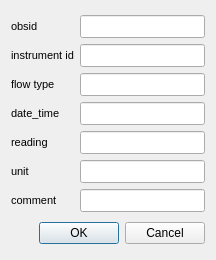
<?xml version="1.0" encoding="UTF-8"?>
<ui version="4.0">
 <class>Dialog</class>
 <widget class="QDialog" name="dialog">
  <property name="geometry">
   <rect>
    <x>0</x>
    <y>0</y>
    <width>216</width>
    <height>260</height>
   </rect>
  </property>
  <property name="windowTitle">
   <string>Dialog</string>
  </property>
  <layout class="QGridLayout" name="grid_layout_2">
   <item row="0" column="0">
    <layout class="QGridLayout" name="grid_layout">
     <item row="0" column="0">
      <widget class="QLabel" name="label">
       <property name="sizePolicy">
        <sizepolicy hsizetype="Preferred" vsizetype="Fixed">
         <horstretch>0</horstretch>
         <verstretch>0</verstretch>
        </sizepolicy>
       </property>
       <property name="minimumSize">
        <size>
         <width>0</width>
         <height>0</height>
        </size>
       </property>
       <property name="maximumSize">
        <size>
         <width>16777215</width>
         <height>16777215</height>
        </size>
       </property>
       <property name="font">
        <font>
         <family>Arial</family>
         <pointsize>8</pointsize>
        </font>
       </property>
       <property name="text">
        <string>obsid</string>
       </property>
       <property name="alignment">
        <set>Qt::AlignLeading|Qt::AlignLeft|Qt::AlignVCenter</set>
       </property>
      </widget>
     </item>
     <item row="0" column="1">
      <widget class="QLineEdit" name="obsid">
       <property name="sizePolicy">
        <sizepolicy hsizetype="Expanding" vsizetype="Fixed">
         <horstretch>0</horstretch>
         <verstretch>0</verstretch>
        </sizepolicy>
       </property>
       <property name="minimumSize">
        <size>
         <width>0</width>
         <height>0</height>
        </size>
       </property>
       <property name="maximumSize">
        <size>
         <width>16777215</width>
         <height>16777215</height>
        </size>
       </property>
       <property name="font">
        <font>
         <family>Arial</family>
         <pointsize>10</pointsize>
        </font>
       </property>
       <property name="toolTip">
        <string>&lt;!DOCTYPE HTML PUBLIC &quot;-//W3C//DTD HTML 4.0//EN&quot; &quot;http://www.w3.org/TR/REC-html40/strict.dtd&quot;&gt;
&lt;html&gt;&lt;head&gt;&lt;meta name=&quot;qrichtext&quot; content=&quot;1&quot; /&gt;&lt;style type=&quot;text/css&quot;&gt;
p, li { white-space: pre-wrap; }
&lt;/style&gt;&lt;/head&gt;&lt;body style=&quot; font-family:'MS Shell Dlg 2'; font-size:8.25pt; font-weight:400; font-style:normal;&quot;&gt;
&lt;p style=&quot; margin-top:0px; margin-bottom:0px; margin-left:0px; margin-right:0px; -qt-block-indent:0; text-indent:0px;&quot;&gt;&lt;span style=&quot; font-size:8pt;&quot;&gt;must exit in obs_points.obsid&lt;/span&gt;&lt;/p&gt;&lt;/body&gt;&lt;/html&gt;</string>
       </property>
      </widget>
     </item>
     <item row="1" column="0">
      <widget class="QLabel" name="label_5">
       <property name="sizePolicy">
        <sizepolicy hsizetype="Preferred" vsizetype="Fixed">
         <horstretch>0</horstretch>
         <verstretch>0</verstretch>
        </sizepolicy>
       </property>
       <property name="minimumSize">
        <size>
         <width>0</width>
         <height>0</height>
        </size>
       </property>
       <property name="maximumSize">
        <size>
         <width>16777215</width>
         <height>16777215</height>
        </size>
       </property>
       <property name="font">
        <font>
         <family>Arial</family>
         <pointsize>8</pointsize>
        </font>
       </property>
       <property name="text">
        <string>instrument id</string>
       </property>
       <property name="alignment">
        <set>Qt::AlignLeading|Qt::AlignLeft|Qt::AlignVCenter</set>
       </property>
      </widget>
     </item>
     <item row="1" column="1">
      <widget class="QLineEdit" name="instrumentid">
       <property name="sizePolicy">
        <sizepolicy hsizetype="Expanding" vsizetype="Fixed">
         <horstretch>0</horstretch>
         <verstretch>0</verstretch>
        </sizepolicy>
       </property>
       <property name="minimumSize">
        <size>
         <width>0</width>
         <height>0</height>
        </size>
       </property>
       <property name="maximumSize">
        <size>
         <width>16777215</width>
         <height>16777215</height>
        </size>
       </property>
       <property name="font">
        <font>
         <family>Arial</family>
         <pointsize>10</pointsize>
        </font>
       </property>
       <property name="toolTip">
        <string>&lt;!DOCTYPE HTML PUBLIC &quot;-//W3C//DTD HTML 4.0//EN&quot; &quot;http://www.w3.org/TR/REC-html40/strict.dtd&quot;&gt;
&lt;html&gt;&lt;head&gt;&lt;meta name=&quot;qrichtext&quot; content=&quot;1&quot; /&gt;&lt;style type=&quot;text/css&quot;&gt;
p, li { white-space: pre-wrap; }
&lt;/style&gt;&lt;/head&gt;&lt;body style=&quot; font-family:'MS Shell Dlg 2'; font-size:8.25pt; font-weight:400; font-style:normal;&quot;&gt;
&lt;p style=&quot; margin-top:0px; margin-bottom:0px; margin-left:0px; margin-right:0px; -qt-block-indent:0; text-indent:0px;&quot;&gt;&lt;span style=&quot; font-family:'Arial,sans-serif'; color:#000000; background-color:#ffffff;&quot;&gt;Instrument Id, may use several flowmeters at same borehole&lt;/span&gt;&lt;/p&gt;&lt;/body&gt;&lt;/html&gt;</string>
       </property>
      </widget>
     </item>
     <item row="2" column="0">
      <widget class="QLabel" name="label_7">
       <property name="sizePolicy">
        <sizepolicy hsizetype="Preferred" vsizetype="Fixed">
         <horstretch>0</horstretch>
         <verstretch>0</verstretch>
        </sizepolicy>
       </property>
       <property name="minimumSize">
        <size>
         <width>0</width>
         <height>0</height>
        </size>
       </property>
       <property name="maximumSize">
        <size>
         <width>16777215</width>
         <height>16777215</height>
        </size>
       </property>
       <property name="font">
        <font>
         <family>Arial</family>
         <pointsize>8</pointsize>
        </font>
       </property>
       <property name="text">
        <string>flow type</string>
       </property>
       <property name="alignment">
        <set>Qt::AlignLeading|Qt::AlignLeft|Qt::AlignVCenter</set>
       </property>
      </widget>
     </item>
     <item row="2" column="1">
      <widget class="QLineEdit" name="flowtype">
       <property name="sizePolicy">
        <sizepolicy hsizetype="Expanding" vsizetype="Fixed">
         <horstretch>0</horstretch>
         <verstretch>0</verstretch>
        </sizepolicy>
       </property>
       <property name="minimumSize">
        <size>
         <width>0</width>
         <height>0</height>
        </size>
       </property>
       <property name="maximumSize">
        <size>
         <width>16777215</width>
         <height>16777215</height>
        </size>
       </property>
       <property name="font">
        <font>
         <family>Arial</family>
         <pointsize>10</pointsize>
        </font>
       </property>
       <property name="toolTip">
        <string>&lt;!DOCTYPE HTML PUBLIC &quot;-//W3C//DTD HTML 4.0//EN&quot; &quot;http://www.w3.org/TR/REC-html40/strict.dtd&quot;&gt;
&lt;html&gt;&lt;head&gt;&lt;meta name=&quot;qrichtext&quot; content=&quot;1&quot; /&gt;&lt;style type=&quot;text/css&quot;&gt;
p, li { white-space: pre-wrap; }
&lt;/style&gt;&lt;/head&gt;&lt;body style=&quot; font-family:'MS Shell Dlg 2'; font-size:8.25pt; font-weight:400; font-style:normal;&quot;&gt;
&lt;p style=&quot; margin-top:0px; margin-bottom:0px; margin-left:0px; margin-right:0px; -qt-block-indent:0; text-indent:0px;&quot;&gt;&lt;span style=&quot; font-family:'Arial,sans-serif'; color:#000000; background-color:#ffffff;&quot;&gt;Flowtype must correspond to type in zz_flowtype&lt;/span&gt;&lt;span style=&quot; font-size:8pt;&quot;&gt;.&lt;/span&gt;&lt;/p&gt;
&lt;p style=&quot; margin-top:0px; margin-bottom:0px; margin-left:0px; margin-right:0px; -qt-block-indent:0; text-indent:0px;&quot;&gt;&lt;span style=&quot; font-size:8pt;&quot;&gt;Normally:&lt;/span&gt;&lt;/p&gt;
&lt;p style=&quot; margin-top:0px; margin-bottom:0px; margin-left:0px; margin-right:0px; -qt-block-indent:0; text-indent:0px;&quot;&gt;&lt;span style=&quot; font-size:8pt;&quot;&gt;Accvol=Accumulated volume&lt;/span&gt;&lt;/p&gt;
&lt;p style=&quot; margin-top:0px; margin-bottom:0px; margin-left:0px; margin-right:0px; -qt-block-indent:0; text-indent:0px;&quot;&gt;&lt;span style=&quot; font-size:8pt;&quot;&gt;Aveflow=Average flow rate since last reading&lt;/span&gt;&lt;/p&gt;
&lt;p style=&quot; margin-top:0px; margin-bottom:0px; margin-left:0px; margin-right:0px; -qt-block-indent:0; text-indent:0px;&quot;&gt;&lt;span style=&quot; font-size:8pt;&quot;&gt;Momflow=Momentary flow rate at date_time for reading&lt;/span&gt;&lt;/p&gt;&lt;/body&gt;&lt;/html&gt;</string>
       </property>
      </widget>
     </item>
     <item row="3" column="0">
      <widget class="QLabel" name="label_2">
       <property name="sizePolicy">
        <sizepolicy hsizetype="Preferred" vsizetype="Fixed">
         <horstretch>0</horstretch>
         <verstretch>0</verstretch>
        </sizepolicy>
       </property>
       <property name="minimumSize">
        <size>
         <width>0</width>
         <height>0</height>
        </size>
       </property>
       <property name="maximumSize">
        <size>
         <width>16777215</width>
         <height>16777215</height>
        </size>
       </property>
       <property name="font">
        <font>
         <family>Arial</family>
         <pointsize>8</pointsize>
        </font>
       </property>
       <property name="text">
        <string>date_time</string>
       </property>
       <property name="alignment">
        <set>Qt::AlignLeading|Qt::AlignLeft|Qt::AlignVCenter</set>
       </property>
      </widget>
     </item>
     <item row="3" column="1">
      <widget class="QLineEdit" name="date_time">
       <property name="sizePolicy">
        <sizepolicy hsizetype="Expanding" vsizetype="Fixed">
         <horstretch>0</horstretch>
         <verstretch>0</verstretch>
        </sizepolicy>
       </property>
       <property name="minimumSize">
        <size>
         <width>0</width>
         <height>0</height>
        </size>
       </property>
       <property name="maximumSize">
        <size>
         <width>16777215</width>
         <height>16777215</height>
        </size>
       </property>
       <property name="font">
        <font>
         <family>Arial</family>
         <pointsize>10</pointsize>
        </font>
       </property>
       <property name="toolTip">
        <string>&lt;!DOCTYPE HTML PUBLIC &quot;-//W3C//DTD HTML 4.0//EN&quot; &quot;http://www.w3.org/TR/REC-html40/strict.dtd&quot;&gt;
&lt;html&gt;&lt;head&gt;&lt;meta name=&quot;qrichtext&quot; content=&quot;1&quot; /&gt;&lt;style type=&quot;text/css&quot;&gt;
p, li { white-space: pre-wrap; }
&lt;/style&gt;&lt;/head&gt;&lt;body style=&quot; font-family:'MS Shell Dlg 2'; font-size:8.25pt; font-weight:400; font-style:normal;&quot;&gt;
&lt;p style=&quot; margin-top:0px; margin-bottom:0px; margin-left:0px; margin-right:0px; -qt-block-indent:0; text-indent:0px;&quot;&gt;&lt;span style=&quot; font-size:8pt;&quot;&gt;yyyy-mm-dd hh:mm(:ss)&lt;/span&gt;&lt;/p&gt;&lt;/body&gt;&lt;/html&gt;</string>
       </property>
      </widget>
     </item>
     <item row="4" column="0">
      <widget class="QLabel" name="label_9">
       <property name="sizePolicy">
        <sizepolicy hsizetype="Preferred" vsizetype="Fixed">
         <horstretch>0</horstretch>
         <verstretch>0</verstretch>
        </sizepolicy>
       </property>
       <property name="minimumSize">
        <size>
         <width>0</width>
         <height>0</height>
        </size>
       </property>
       <property name="maximumSize">
        <size>
         <width>16777215</width>
         <height>16777215</height>
        </size>
       </property>
       <property name="font">
        <font>
         <family>Arial</family>
         <pointsize>8</pointsize>
        </font>
       </property>
       <property name="text">
        <string>reading</string>
       </property>
       <property name="alignment">
        <set>Qt::AlignLeading|Qt::AlignLeft|Qt::AlignVCenter</set>
       </property>
      </widget>
     </item>
     <item row="4" column="1">
      <widget class="QLineEdit" name="reading">
       <property name="sizePolicy">
        <sizepolicy hsizetype="Expanding" vsizetype="Fixed">
         <horstretch>0</horstretch>
         <verstretch>0</verstretch>
        </sizepolicy>
       </property>
       <property name="minimumSize">
        <size>
         <width>0</width>
         <height>0</height>
        </size>
       </property>
       <property name="maximumSize">
        <size>
         <width>16777215</width>
         <height>16777215</height>
        </size>
       </property>
       <property name="font">
        <font>
         <family>Arial</family>
         <pointsize>10</pointsize>
        </font>
       </property>
       <property name="toolTip">
        <string>&lt;!DOCTYPE HTML PUBLIC &quot;-//W3C//DTD HTML 4.0//EN&quot; &quot;http://www.w3.org/TR/REC-html40/strict.dtd&quot;&gt;
&lt;html&gt;&lt;head&gt;&lt;meta name=&quot;qrichtext&quot; content=&quot;1&quot; /&gt;&lt;style type=&quot;text/css&quot;&gt;
p, li { white-space: pre-wrap; }
&lt;/style&gt;&lt;/head&gt;&lt;body style=&quot; font-family:'MS Shell Dlg 2'; font-size:8.25pt; font-weight:400; font-style:normal;&quot;&gt;
&lt;p style=&quot; margin-top:0px; margin-bottom:0px; margin-left:0px; margin-right:0px; -qt-block-indent:0; text-indent:0px;&quot;&gt;&lt;span style=&quot; font-family:'Arial,sans-serif'; color:#000000; background-color:#ffffff;&quot;&gt;Value (real number) reading for the flow rate, accumulated volume etc&lt;/span&gt;&lt;/p&gt;&lt;/body&gt;&lt;/html&gt;</string>
       </property>
      </widget>
     </item>
     <item row="5" column="0">
      <widget class="QLabel" name="label_14">
       <property name="sizePolicy">
        <sizepolicy hsizetype="Preferred" vsizetype="Fixed">
         <horstretch>0</horstretch>
         <verstretch>0</verstretch>
        </sizepolicy>
       </property>
       <property name="minimumSize">
        <size>
         <width>0</width>
         <height>0</height>
        </size>
       </property>
       <property name="maximumSize">
        <size>
         <width>16777215</width>
         <height>16777215</height>
        </size>
       </property>
       <property name="font">
        <font>
         <family>Arial</family>
         <pointsize>8</pointsize>
        </font>
       </property>
       <property name="text">
        <string>unit</string>
       </property>
       <property name="alignment">
        <set>Qt::AlignLeading|Qt::AlignLeft|Qt::AlignVCenter</set>
       </property>
      </widget>
     </item>
     <item row="5" column="1">
      <widget class="QLineEdit" name="unit">
       <property name="sizePolicy">
        <sizepolicy hsizetype="Expanding" vsizetype="Fixed">
         <horstretch>0</horstretch>
         <verstretch>0</verstretch>
        </sizepolicy>
       </property>
       <property name="minimumSize">
        <size>
         <width>0</width>
         <height>0</height>
        </size>
       </property>
       <property name="maximumSize">
        <size>
         <width>16777215</width>
         <height>16777215</height>
        </size>
       </property>
       <property name="font">
        <font>
         <family>Arial</family>
         <pointsize>10</pointsize>
        </font>
       </property>
       <property name="text">
        <string/>
       </property>
      </widget>
     </item>
     <item row="6" column="0">
      <widget class="QLabel" name="label_11">
       <property name="sizePolicy">
        <sizepolicy hsizetype="Preferred" vsizetype="Fixed">
         <horstretch>0</horstretch>
         <verstretch>0</verstretch>
        </sizepolicy>
       </property>
       <property name="minimumSize">
        <size>
         <width>0</width>
         <height>0</height>
        </size>
       </property>
       <property name="maximumSize">
        <size>
         <width>16777215</width>
         <height>16777215</height>
        </size>
       </property>
       <property name="font">
        <font>
         <family>Arial</family>
         <pointsize>8</pointsize>
        </font>
       </property>
       <property name="text">
        <string>comment</string>
       </property>
       <property name="alignment">
        <set>Qt::AlignLeading|Qt::AlignLeft|Qt::AlignVCenter</set>
       </property>
      </widget>
     </item>
     <item row="6" column="1">
      <widget class="QLineEdit" name="comment">
       <property name="sizePolicy">
        <sizepolicy hsizetype="Expanding" vsizetype="Fixed">
         <horstretch>0</horstretch>
         <verstretch>0</verstretch>
        </sizepolicy>
       </property>
       <property name="minimumSize">
        <size>
         <width>0</width>
         <height>0</height>
        </size>
       </property>
       <property name="maximumSize">
        <size>
         <width>16777215</width>
         <height>16777215</height>
        </size>
       </property>
       <property name="font">
        <font>
         <family>Arial</family>
         <pointsize>10</pointsize>
        </font>
       </property>
       <property name="toolTip">
        <string/>
       </property>
      </widget>
     </item>
    </layout>
   </item>
   <item row="1" column="0">
    <widget class="QDialogButtonBox" name="button_box">
     <property name="orientation">
      <enum>Qt::Horizontal</enum>
     </property>
     <property name="standardButtons">
      <set>QDialogButtonBox::Cancel|QDialogButtonBox::Ok</set>
     </property>
    </widget>
   </item>
  </layout>
 </widget>
 <resources/>
 <connections>
  <connection>
   <sender>button_box</sender>
   <signal>accepted()</signal>
   <receiver>dialog</receiver>
   <slot>accept()</slot>
   <hints>
    <hint type="sourcelabel">
     <x>248</x>
     <y>254</y>
    </hint>
    <hint type="destinationlabel">
     <x>157</x>
     <y>274</y>
    </hint>
   </hints>
  </connection>
  <connection>
   <sender>button_box</sender>
   <signal>rejected()</signal>
   <receiver>dialog</receiver>
   <slot>reject()</slot>
   <hints>
    <hint type="sourcelabel">
     <x>316</x>
     <y>260</y>
    </hint>
    <hint type="destinationlabel">
     <x>286</x>
     <y>274</y>
    </hint>
   </hints>
  </connection>
 </connections>
</ui>
